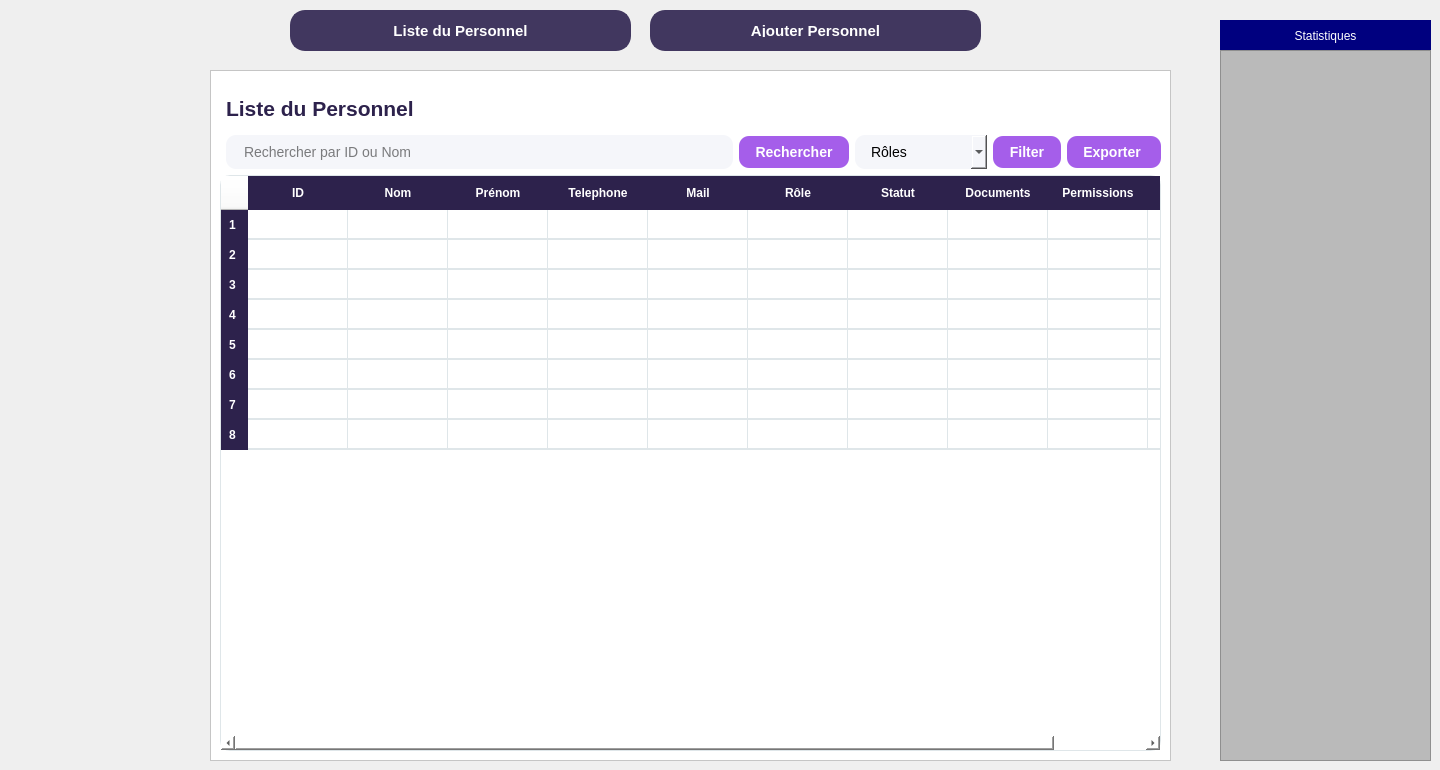
      <widget class="QWidget" name="page">
       <widget class="QFrame" name="frame">
        <property name="geometry">
         <rect>
          <x>210</x>
          <y>70</y>
          <width>961</width>
          <height>691</height>
         </rect>
        </property>
        <property name="styleSheet">
         <string notr="true">background-color: rgb(255, 255, 255);</string>
        </property>
        <property name="frameShape">
         <enum>QFrame::Shape::StyledPanel</enum>
        </property>
        <property name="frameShadow">
         <enum>QFrame::Shadow::Raised</enum>
        </property>
        <layout class="QHBoxLayout" name="horizontalLayout">
         <item>
          <layout class="QVBoxLayout" name="verticalLayout">
           <item>
            <layout class="QHBoxLayout" name="headerLayout"/>
           </item>
           <item>
            <widget class="QLabel" name="lblListeClients">
             <property name="font">
              <font>
               <pointsize>16</pointsize>
               <bold>true</bold>
              </font>
             </property>
             <property name="styleSheet">
              <string notr="true">color:#2d224c;font-weight:bold;margin:16px 0 8px 0;
background-color: rgb(255, 255, 255);</string>
             </property>
             <property name="text">
              <string>Liste du Personnel</string>
             </property>
            </widget>
           </item>
           <item>
            <layout class="QHBoxLayout" name="searchLayout">
             <item>
              <widget class="QFrame" name="frame_7">
               <property name="styleSheet">
                <string notr="true">background-color: rgb(0, 0, 124);; border-radius:20px;</string>
               </property>
               <property name="frameShape">
                <enum>QFrame::Shape::StyledPanel</enum>
               </property>
               <property name="frameShadow">
                <enum>QFrame::Shadow::Raised</enum>
               </property>
               <widget class="QToolButton" name="toolButton_6">
                <property name="geometry">
                 <rect>
                  <x>20</x>
                  <y>240</y>
                  <width>141</width>
                  <height>41</height>
                 </rect>
                </property>
                <property name="styleSheet">
                 <string notr="true">QToolButton { border: none; border-radius: 20px; color: white; padding: 10px; background: qlineargradient(spread:pad, x1:0, y1:0, x2:1, y2:0, stop:0 #9B59B6, stop:1 #BDC3C7); } QToolButton:hover { background: qlineargradient(spread:pad, x1:0, y1:0, x2:1, y2:0, stop:0 #BDC3C7, stop:1 #F8C8DC); }</string>
                </property>
                <property name="text">
                 <string>Fournisseurs</string>
                </property>
               </widget>
               <widget class="QToolButton" name="toolButton_7">
                <property name="geometry">
                 <rect>
                  <x>20</x>
                  <y>300</y>
                  <width>141</width>
                  <height>41</height>
                 </rect>
                </property>
                <property name="styleSheet">
                 <string notr="true">QToolButton { border: none; border-radius: 20px; color: white; padding: 10px; background: qlineargradient(spread:pad, x1:0, y1:0, x2:1, y2:0, stop:0 #9B59B6, stop:1 #BDC3C7); } QToolButton:hover { background: qlineargradient(spread:pad, x1:0, y1:0, x2:1, y2:0, stop:0 #BDC3C7, stop:1 #F8C8DC); }</string>
                </property>
                <property name="text">
                 <string>Produis</string>
                </property>
               </widget>
               <widget class="QToolButton" name="toolButton_8">
                <property name="geometry">
                 <rect>
                  <x>20</x>
                  <y>360</y>
                  <width>141</width>
                  <height>41</height>
                 </rect>
                </property>
                <property name="styleSheet">
                 <string notr="true">QToolButton { border: none; border-radius: 20px; color: white; padding: 10px; background: qlineargradient(spread:pad, x1:0, y1:0, x2:1, y2:0, stop:0 #9B59B6, stop:1 #BDC3C7); } QToolButton:hover { background: qlineargradient(spread:pad, x1:0, y1:0, x2:1, y2:0, stop:0 #BDC3C7, stop:1 #F8C8DC); }</string>
                </property>
                <property name="text">
                 <string>Personnels</string>
                </property>
               </widget>
               <widget class="QToolButton" name="toolButton_9">
                <property name="geometry">
                 <rect>
                  <x>20</x>
                  <y>420</y>
                  <width>141</width>
                  <height>41</height>
                 </rect>
                </property>
                <property name="styleSheet">
                 <string notr="true">QToolButton { border: none; border-radius: 20px; color: white; padding: 10px; background: qlineargradient(spread:pad, x1:0, y1:0, x2:1, y2:0, stop:0 #9B59B6, stop:1 #BDC3C7); } QToolButton:hover { background: qlineargradient(spread:pad, x1:0, y1:0, x2:1, y2:0, stop:0 #BDC3C7, stop:1 #F8C8DC); }</string>
                </property>
                <property name="text">
                 <string>Locaux</string>
                </property>
               </widget>
               <widget class="QToolButton" name="toolButton_10">
                <property name="geometry">
                 <rect>
                  <x>20</x>
                  <y>180</y>
                  <width>141</width>
                  <height>41</height>
                 </rect>
                </property>
                <property name="styleSheet">
                 <string notr="true">QToolButton { border: none; border-radius: 20px; color: white; padding: 10px; background: qlineargradient(spread:pad, x1:0, y1:0, x2:1, y2:0, stop:0 #9B59B6, stop:1 #BDC3C7); } QToolButton:hover { background: qlineargradient(spread:pad, x1:0, y1:0, x2:1, y2:0, stop:0 #BDC3C7, stop:1 #F8C8DC); }
</string>
                </property>
                <property name="text">
                 <string>Client</string>
                </property>
               </widget>
              </widget>
             </item>
             <item>
              <widget class="QLineEdit" name="searchLineEdit">
               <property name="styleSheet">
                <string notr="true">background-color:#f5f6fa;border-radius:10px;padding:8px 16px;font-size:14px;color :black;</string>
               </property>
               <property name="placeholderText">
                <string>Rechercher par ID ou Nom</string>
               </property>
              </widget>
             </item>
             <item>
              <widget class="QPushButton" name="btnRechercher">
               <property name="styleSheet">
                <string>background-color:#a55eea;color:white;font-weight:bold;border-radius:10px;padding:8px 16px;font-size:14px;</string>
               </property>
               <property name="text">
                <string>Rechercher</string>
               </property>
              </widget>
             </item>
             <item>
              <widget class="QComboBox" name="comboProfession">
               <property name="acceptDrops">
                <bool>false</bool>
               </property>
               <property name="styleSheet">
                <string notr="true">background-color:#f5f6fa;border-radius:10px;padding:8px 16px;font-size:14px;color :black; </string>
               </property>
               <property name="editable">
                <bool>false</bool>
               </property>
               <property name="currentText">
                <string>Rôles</string>
               </property>
               <item>
                <property name="text">
                 <string>Rôles</string>
                </property>
               </item>
               <item>
                <property name="text">
                 <string>Responsable</string>
                </property>
               </item>
               <item>
                <property name="text">
                 <string>Vendeur</string>
                </property>
               </item>
               <item>
                <property name="text">
                 <string>Manager</string>
                </property>
               </item>
               <item>
                <property name="text">
                 <string>Opticien</string>
                </property>
               </item>
              </widget>
             </item>
             <item>
              <widget class="QPushButton" name="btnFilter">
               <property name="styleSheet">
                <string notr="true">background-color:#a55eea;color:white;font-weight:bold;border-radius:10px;padding:8px 16px;font-size:14px;</string>
               </property>
               <property name="text">
                <string>Filter</string>
               </property>
              </widget>
             </item>
             <item>
              <widget class="QPushButton" name="btnExporter">
               <property name="styleSheet">
                <string notr="true">background-color:#a55eea;color:white;font-weight:bold;border-radius:10px;padding:8px 16px;font-size:14px;</string>
               </property>
               <property name="text">
                <string>Exporter </string>
               </property>
              </widget>
             </item>
            </layout>
           </item>
           <item>
            <layout class="QHBoxLayout" name="headerLayout_2">
             <item>
              <widget class="QTableWidget" name="tablePersonnel">
               <property name="styleSheet">
                <string notr="true">/* --- Style du conteneur principal de la table --- */
QTableWidget {
    background-color: white;
    color: rgb(0, 0, 0);
    border-radius: 10px;
    gridline-color: #dfe6e9;
    border: 1px solid #dfe6e9;
}

/* --- Style de l'en-tête --- */
QHeaderView::section {
    background-color: #2d224c;
    color: white;
    font-weight: bold;
    padding: 8px;
    border: none;
}

/* --- Style pour chaque cellule (SANS PADDING) --- */
QTableWidget::item {
    border-bottom: 1px solid #dfe6e9;
}

/* --- Style pour les cellules sélectionnées --- */
QTableWidget::item:selected {
    background-color: #a29bfe;
    color: white;
}</string>
               </property>
               <row/>
               <row/>
               <row/>
               <row/>
               <row/>
               <row/>
               <row/>
               <row/>
               <column>
                <property name="text">
                 <string>ID</string>
                </property>
               </column>
               <column>
                <property name="text">
                 <string>Nom</string>
                </property>
               </column>
               <column>
                <property name="text">
                 <string>Prénom</string>
                </property>
               </column>
               <column>
                <property name="text">
                 <string>Telephone</string>
                </property>
               </column>
               <column>
                <property name="text">
                 <string>Mail</string>
                </property>
               </column>
               <column>
                <property name="text">
                 <string>Rôle</string>
                </property>
               </column>
               <column>
                <property name="text">
                 <string>Statut</string>
                </property>
               </column>
               <column>
                <property name="text">
                 <string>Documents</string>
                </property>
               </column>
               <column>
                <property name="text">
                 <string>Permissions</string>
                </property>
               </column>
               <column>
                <property name="text">
                 <string>Actions</string>
                </property>
               </column>
               <item row="0" column="0">
                <property name="text">
                 <string/>
                </property>
               </item>
               <item row="0" column="1">
                <property name="text">
                 <string/>
                </property>
               </item>
               <item row="0" column="2">
                <property name="text">
                 <string/>
                </property>
               </item>
               <item row="0" column="3">
                <property name="text">
                 <string/>
                </property>
               </item>
               <item row="0" column="9">
                <property name="text">
                 <string/>
                </property>
               </item>
               <item row="1" column="0">
                <property name="text">
                 <string/>
                </property>
               </item>
               <item row="1" column="1">
                <property name="text">
                 <string/>
                </property>
               </item>
               <item row="1" column="2">
                <property name="text">
                 <string/>
                </property>
               </item>
               <item row="1" column="3">
                <property name="text">
                 <string/>
                </property>
               </item>
               <item row="2" column="0">
                <property name="text">
                 <string/>
                </property>
               </item>
               <item row="2" column="1">
                <property name="text">
                 <string/>
                </property>
               </item>
               <item row="2" column="2">
                <property name="text">
                 <string/>
                </property>
               </item>
               <item row="2" column="3">
                <property name="text">
                 <string/>
                </property>
               </item>
              </widget>
             </item>
            </layout>
           </item>
           <item>
            <layout class="QHBoxLayout" name="actionButtonsLayout"/>
           </item>
          </layout>
         </item>
        </layout>
       </widget>
       <widget class="QPushButton" name="btnListePersonnel_3">
        <property name="geometry">
         <rect>
          <x>290</x>
          <y>10</y>
          <width>341</width>
          <height>41</height>
         </rect>
        </property>
        <property name="styleSheet">
         <string notr="true">QPushButton {
    background-color: #41375f;
    color: white;
    font-weight: bold;
    border-radius: 15px;
    padding: 12px 24px;
    font-size: 15px;
    border: 2px solid #41375f;
}
QPushButton:hover {
    background-color: #5a4a82;
    border: 2px solid #7158a0;
}</string>
        </property>
        <property name="text">
         <string>Liste du Personnel</string>
        </property>
       </widget>
       <widget class="QPushButton" name="btnAjouterPersonnel_3">
        <property name="geometry">
         <rect>
          <x>650</x>
          <y>10</y>
          <width>331</width>
          <height>41</height>
         </rect>
        </property>
        <property name="styleSheet">
         <string notr="true">QPushButton {
    background-color: #41375f;
    color: white;
    font-weight: bold;
    border-radius: 15px;
    padding: 12px 24px;
    font-size: 15px;
    border: 2px solid #41375f;
}
QPushButton:hover {
    background-color: #5a4a82;
    border: 2px solid #7158a0;
}</string>
        </property>
        <property name="text">
         <string>Ajouter Personnel</string>
        </property>
       </widget>
       <widget class="QLabel" name="label_16">
        <property name="geometry">
         <rect>
          <x>1220</x>
          <y>20</y>
          <width>211</width>
          <height>31</height>
         </rect>
        </property>
        <property name="styleSheet">
         <string notr="true">color: rgb(255, 255, 255);
background-color: rgb(0, 0, 127);
border-color: rgb(0, 0, 255);</string>
        </property>
        <property name="text">
         <string>Statistiques</string>
        </property>
        <property name="alignment">
         <set>Qt::AlignmentFlag::AlignCenter</set>
        </property>
       </widget>
       <widget class="QFrame" name="frame_2">
        <property name="geometry">
         <rect>
          <x>1220</x>
          <y>50</y>
          <width>211</width>
          <height>711</height>
         </rect>
        </property>
        <property name="styleSheet">
         <string notr="true">background-color: rgb(186, 186, 186);</string>
        </property>
        <property name="frameShape">
         <enum>QFrame::Shape::StyledPanel</enum>
        </property>
        <property name="frameShadow">
         <enum>QFrame::Shadow::Raised</enum>
        </property>
       </widget>
      </widget>
